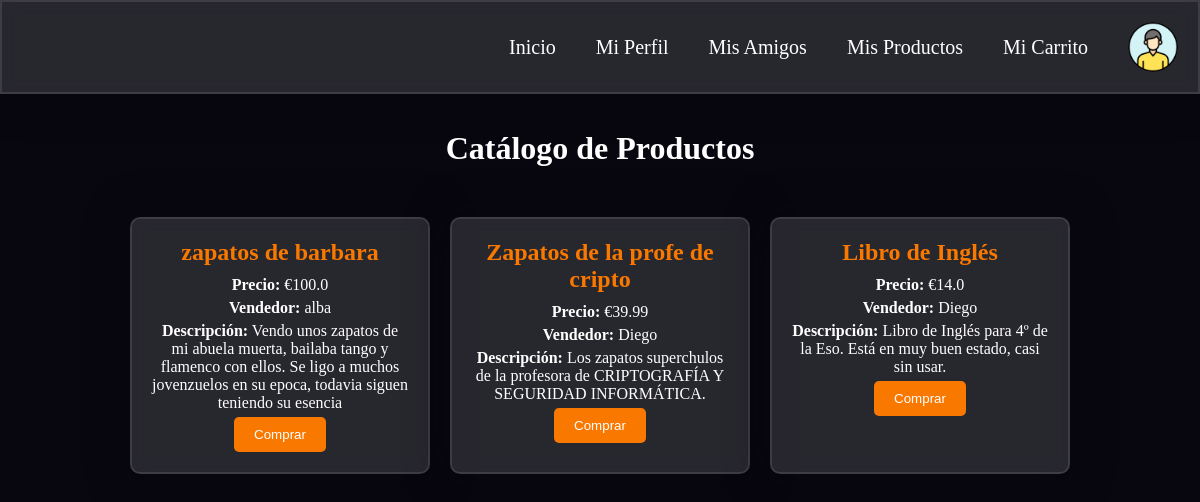
Screenshot of /comprar with the database file from the repository.
### app.py (models this page shows)
class Product(db.Model):
    __tablename__ = 'products'
    id = db.Column(db.Integer, primary_key=True)
    name = db.Column(db.String(80), nullable=False)
    category = db.Column(db.String(80), nullable=False)
    price = db.Column(db.Float, nullable=False)
    description = db.Column(db.String(200), nullable=False)
    status = db.Column(db.String(20), nullable=False, default='en venta')
    seller_id = db.Column(db.Integer, db.ForeignKey('users.id'), nullable=False)
    buyer_id = db.Column(db.Integer, db.ForeignKey('users.id'), nullable=True)
    created_at = db.Column(db.String(120), nullable=False)

class User(db.Model):
    __tablename__ = 'users'
    id = db.Column(db.Integer, primary_key=True)
    username = db.Column(db.String(80), unique=True, nullable=False)
    nombre = db.Column(db.String(80), nullable=False)
    ciudad = db.Column(db.String(80), nullable=False)
    email = db.Column(db.String(120), unique=True, nullable=False)
    bank_account = db.Column(db.String(50), nullable=False, default="")  # Usar cadena vacía como valor por defecto
    key = db.Column(db.String(64), nullable=False)
    salt = db.Column(db.String(32), nullable=False)
    created_at = db.Column(db.String(120), nullable=False)
    updated_at = db.Column(db.String(120), nullable=False)
    objetos_vendidos = db.Column(db.String(200), nullable=True, default="")
    objetos_comprados = db.Column(db.String(200), nullable=True, default="")
    products_sold = db.relationship('Product', backref='seller', lazy=True, foreign_keys='Product.seller_id')
    products_bought = db.relationship('Product', backref='buyer', lazy=True, foreign_keys='Product.buyer_id')

### app.py (the view, shortened to what this page needs)
@app.route('/comprar', methods=['GET', 'POST'])
def comprar():
    buyer_id = session.get('user_id')  # Define buyer_id at the beginning of the function
    products = Product.query.filter_by(status='en venta').filter(Product.seller_id != buyer_id).all()
    return render_template('comprar.html', products=products)

### templates/comprar.html (shortened to what this page needs)
<!DOCTYPE html>
<html lang="es">
<head>
    <link rel="stylesheet" type="text/css" href="{{ url_for('static', filename='styles/comprar.css') }}">
</head>
<body>
    <nav>
        <a href="{{ url_for('app_route') }}">Inicio</a>
        <a href="{{ url_for('perfil') }}">Mi Perfil</a>
        <a href="{{ url_for('amigos') }}">Mis Amigos</a>
        <a href="{{ url_for('productos') }}">Mis Productos</a>
        <a href="{{ url_for('carrito') }}">Mi Carrito</a>
        <img src="{{ url_for('static', filename='imagenes/perfil.png') }}" alt="Perfil">
    </nav>
    <h1>Catálogo de Productos</h1>
    <div class="catalogo">
        {% for product in products %}
        <div class="tarjeta">
            <h2>{{ product.name }}</h2>
            <p><strong>Precio:</strong> €{{ product.price }}</p>
            <p><strong>Vendedor:</strong> {{ product.seller.nombre }}</p>
            <p><strong>Descripción:</strong> {{ product.description }}</p>
            <form action="{{ url_for('comprar') }}" method="POST">
                <button type="submit">Comprar</button>
            </form>
        </div>
        {% endfor %}
    </div>
</body>
</html>

### static/styles/comprar.css (style rules this page uses)
*, *:before, *:after { padding: 0; margin: 0; box-sizing: border-box; }
body { background-color: #080710; }
nav { width: 100%; display: flex; justify-content: flex-end; align-items: center; background-color: rgba(255, 255, 255, 0.13); padding: 20px; border-radius: 0; backdrop-filter: blur(10px); border: 2px solid rgba(255, 255, 255, 0.1); box-shadow: 0 0 40px rgba(8, 7, 16, 0.6); position: fixed; top: 0; left: 0; z-index: 1000; }
nav a { color: #fff; text-decoration: none; margin: 0 20px; font-size: 20px; transition: transform 0.3s; }
nav img { width: 50px; height: 50px; border-radius: 50%; margin-left: 20px; }
body > *:not(nav) { margin-top: 130px; }
h1 { text-align: center; color: #ffffff }
.catalogo { display: flex; flex-wrap: wrap; justify-content: center; gap: 20px; margin-top: 50px; }
.tarjeta { background-color: rgba(255, 255, 255, 0.13); border: 2px solid rgba(255, 255, 255, 0.1); border-radius: 10px; box-shadow: 0 0 40px rgba(8, 7, 16, 0.6); padding: 20px; width: 300px; text-align: center; backdrop-filter: blur(10px); }
.tarjeta h2 { color: #f97800; margin: 0 0 10px; }
.tarjeta p { margin: 5px 0; color: #ffffff; }
.tarjeta button { background-color: #f97800; color: #fff; padding: 10px 20px; border: none; border-radius: 5px; cursor: pointer; transition: transform 0.3s; }

### rows the page displays
Product: name "zapatos de barbara", price "100.0", seller.nombre "alba", description "Vendo unos zapatos de mi abuela muerta, bailaba tango y flamenco con ellos. Se ligo a muchos jovenzuelos en su epoca, todavia siguen teniendo su esencia"
Product: name "Zapatos de la profe de cripto", price "39.99", seller.nombre "Diego", description "Los zapatos superchulos de la profesora de CRIPTOGRAFÍA Y SEGURIDAD INFORMÁTICA."
Product: name "Libro de Inglés", price "14.0", seller.nombre "Diego", description "Libro de Inglés para 4º de la Eso. Está en muy buen estado, casi sin usar."
